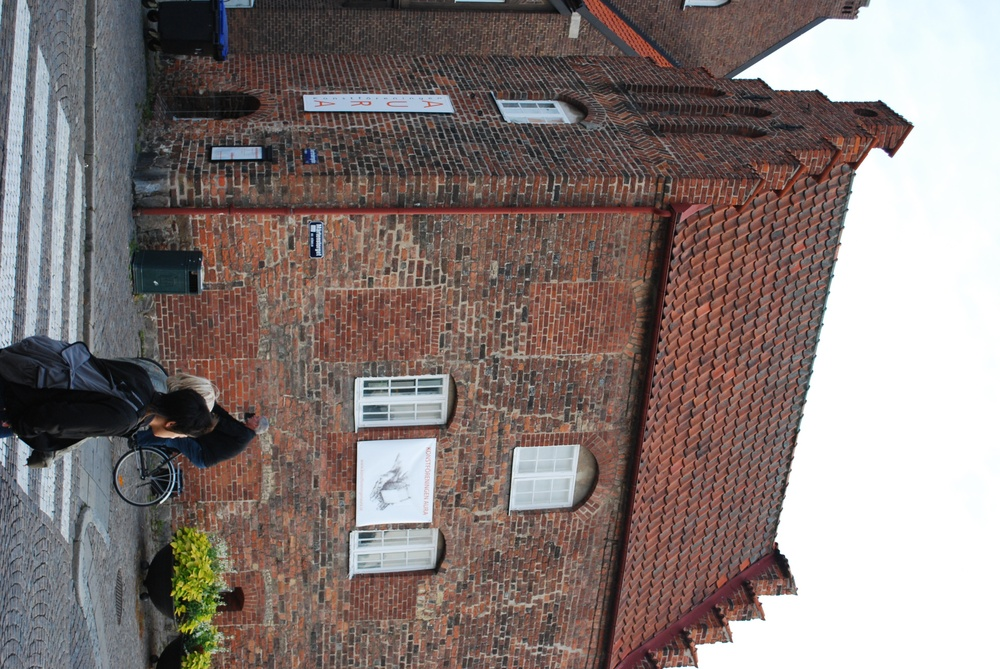
%> input picture Lab/Lab3/house1.jpg, 1000 x 669 px, shrunk from 3872 x 2592 before the run
$ octave lab3.m   (GNU Octave 9; MATLAB toolbox functions it lacks are replaced by stand-ins)
%> lines starting %> are read from the running program, lines starting %| are printed output that depends on the picture
### Lab/Lab3/checkDepths.m
function positive = checkDepths(Ps, X)
%> called with X = [0.844; 0.758; 0.421]
%takes N camera matrices, Ps, and a 3D point, X and checks the depth of X
%in each of the cameras.
% inputs multiple cells of camera matrixs
% outputs boolean values
lambda = true(length(Ps),1); % initialization
for i = 1:length(Ps)
    lambdax = Ps{i}*[X;1];
    % make decision based on the last entry
    lambda(i) = lambdax(end);
end
% if lambda is negative, return false
lambda(lambda<0) = false;
positive = lambda;
end

### Lab/Lab3/reprojectionErrors.m
function errors = reprojectionErrors(Ps, xs, X)
%> called with xs = [356.5 132.8; 214.2 136.7], X = [0.844; 0.758; 0.421]
%takes N camera matrices, Ps, N image points, xs, and a 3D point, X and
%computes a vector with the reprojection errors
N = length(Ps);
x_hat = zeros(2,N); % initialization
errors = zeros(N,1);
for i = 1:N
    lambdax = Ps{i}*[X;1];
    % derive the estimated image point
    x_hat(:,i) = [lambdax(1)/lambdax(3);lambdax(2)/lambdax(3)];
    % calculate the absolute residual error
    errors(i) = norm(xs(:,i) - x_hat(:,i));
end
% If a point has negative depth, set the reprojection error to Inf.
errors(checkDepths(Ps, X) == false) = Inf;
end

### Lab/Lab3/computeResiduals.m
function all_residuals = computeResiduals(Ps, xs, X)
%> called with xs = [356.5 132.8; 214.2 136.7], X = [0.844; 0.758; 0.421]
%takes a cell list with N cameras, a 2 ? N array of image points and a
%3 * 1 array X and computes a 2N ? 1 array with all the reprojection
%residuals stacked into a single vector/array.
N = length(Ps);
x_hat = zeros(2,N); % initialization
all_residuals = zeros(2*N,1);
for i = 1:N
    lambdax = Ps{i}*[X;1];
    % derive the estimated image point
    x_hat(:,i) = [lambdax(1)/lambdax(3);lambdax(2)/lambdax(3)];
    % calculate the residuals
    all_residuals(2*i-1:2*i) = xs(:,i) - x_hat(:,i);
end

### Lab/Lab3/readAsGrayScale.m
function [ grayImage ] = readAsGrayScale( imagePath )
%> called with imagePath = 'house1.jpg'
image = im2double(imread(imagePath));
grayImage = mean(image,3);
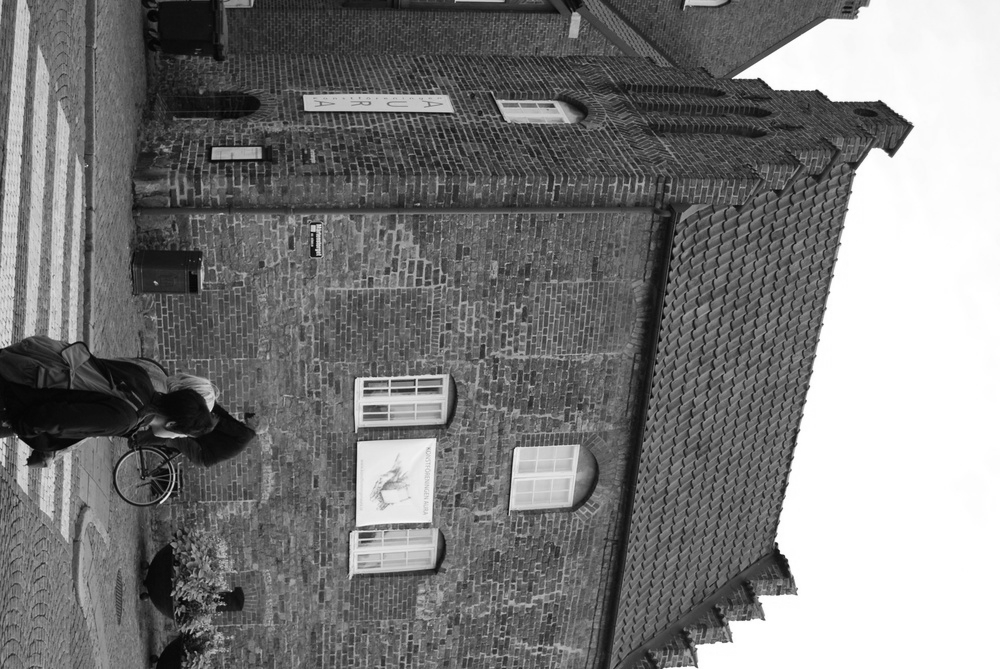
%> grayImage: size 669x1000 double; min 0.00915, max 1, mean 0.488
%> call 2 of readAsGrayScale, with imagePath = 'house2.jpg'
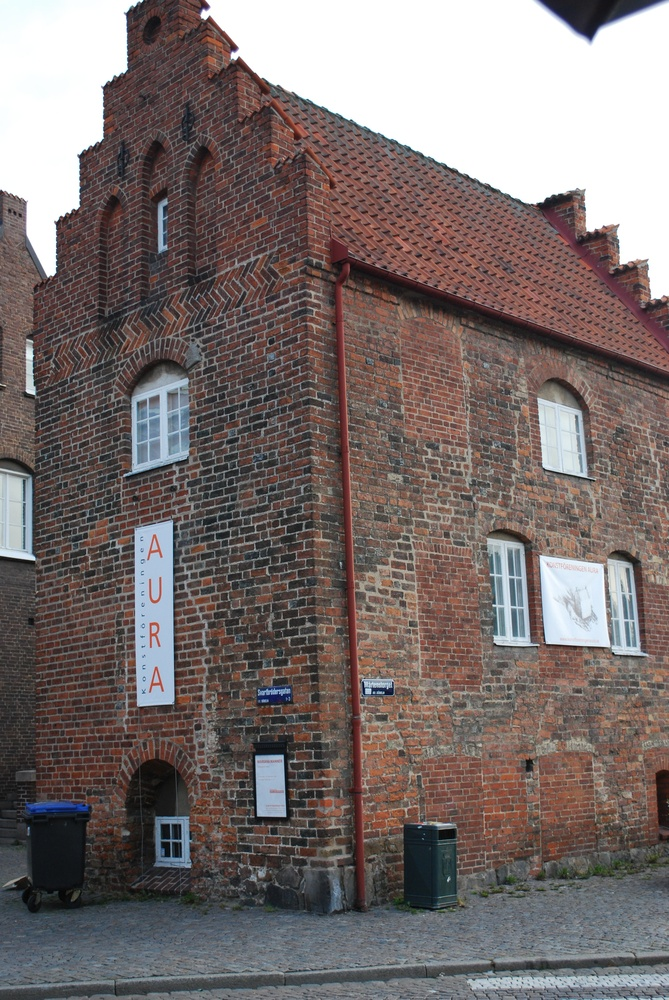
%> input picture Lab/Lab3/house2.jpg, 669 x 1000 px, shrunk from 2592 x 3872 before the run
%> in readAsGrayScale (call 2), `grayImage = mean(image,3);`:
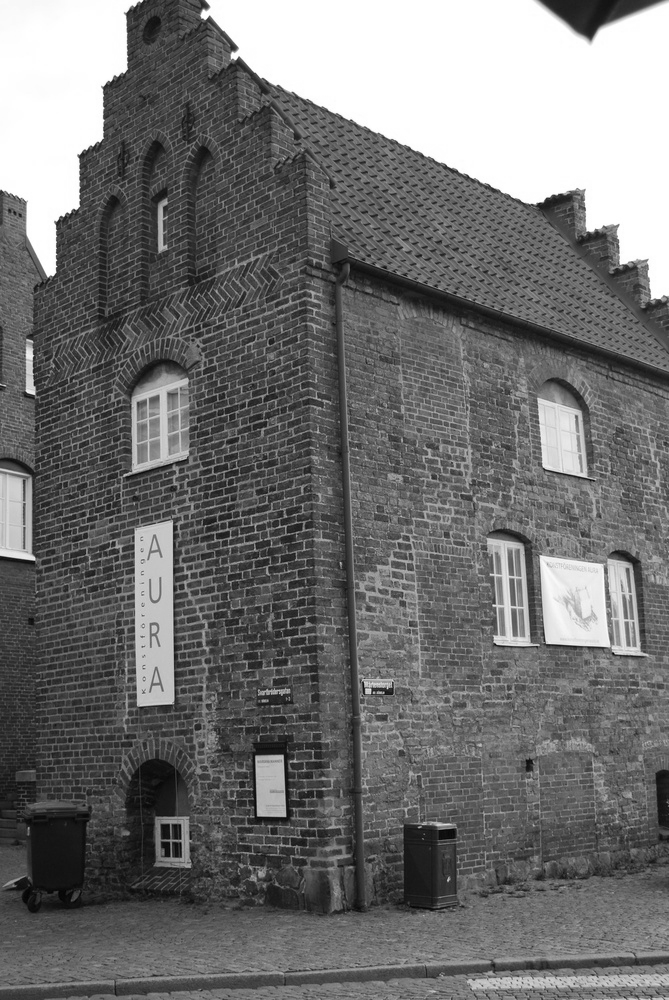
%> grayImage: size 1000x669 double; min 0.00784, max 1, mean 0.447
end

### Lab/Lab3/vlfiles64/extractFeatures64.m
function [frames,descriptors] = extractFeatures64(img, upright)
%> called with upright = false
% This functions builds SIFT-descriptors around interest points defined by
% input varaible points.
% INPUT:
% img - the grayscale image.
% points - a 3xN matrix. Each point is one column in this matrix,
% like this: [row; column; scale]
% OUTPUT:
% frames - a 4xM matrix containing point data [row; column; scale;
% orientation].
% descriptors - a 128xM matrix, where the i-th column is the
% SIFT-descriptor for the i-th point in output frames.
%
% This file is based on VLSIFT-functions.

if nargin < 2
	upright = false;
end

% Set up image.
img = single(img) / max(img(:));

% Perform extraction
[frames,descriptors] = vl_sift(img);

if upright
    frames(4,:)=0;
	[frames,descriptors] = vl_sift(img, 'Frames', frames);
end
frames = frames([2 1 3 4],:);

% Normalize descriptors.
descriptors = single(descriptors);
for i = 1:size(descriptors,2)
    nn = norm(descriptors(:,i));
    if (nn > 0)
    	descriptors(:,i) = descriptors(:,i)/nn;
    end
end

### Lab/Lab3/triangulationTestCase.m
function [Ps, xs, X_true] = triangulationTestCase(noise)


X_true = rand(3,1);

C1 = rand(3,1) + [0;0;-4];
C2 = rand(3,1) + [0;0;-4];

K = diag([2000 2000 1]);

Ps{1} = K*smallRotation(0.1)*[eye(3) -C1];
Ps{2} = K*smallRotation(0.1)*[eye(3) -C2];

xs(:,1) = Ps{1}*[X_true; 1];
xs(:,2) = Ps{2}*[X_true; 1];

xs(:,1) = xs(:,1)/xs(3,1) + noise*randn(3,1);
xs(:,2) = xs(:,2)/xs(3,2) + noise*randn(3,1);

xs(3,:) = [];


function R = smallRotation(max_angle)

axis = randn(3,1);
axis = axis/norm(axis);
angle = max_angle*rand;
s = axis*angle;

R = expm([0 -s(3) s(2);s(3) 0 -s(1); -s(2) s(1) 0]);

### Lab/Lab3/extractSIFT.m
function [points,descriptors] = extractSIFT(img, upright)
% descriptors = extractSIFT(img, upright)
%
% This functions finds SIFT points and descriptors
% INPUT:
% img - a grayscale image in datatype single or double.
% OUTPUT:
% points - a 2xN matrix
% descriptors - a Nx128 matrix, where the i-th row is the
% SIFT-descriptor for the i-th point
% The descriptors are normalized to unit length.
%
% The code is borrowed from VLFEAT.

if nargin < 2
	upright = false;
end

% Some checks.
if size(img,3) >1
    img = mean(img,3);
	warning('Converting to grayscale');
end

% Add a path to the subdirectory where VLFEAT-functions are placed.
% Try to figure out if a 32 or 64 bit version is used.
cc = computer;
if strcmp(cc(end-1:end),'32')
    thisDir = fileparts(mfilename('fullpath'));
 	oldPath = addpath([thisDir filesep 'vlfiles32']);
	[points,descriptors] = extractFeatures32(img, upright);
else
    thisDir = fileparts(mfilename('fullpath'));
 	oldPath = addpath([thisDir filesep 'vlfiles64']);
	[points,descriptors] = extractFeatures64(img, upright);
end

path(oldPath);

points = points(1:2,:);
descriptors = descriptors';

### Lab/Lab3/house.m
clc;clear
load('house.mat');
% read image from gray scale
house1 = readAsGrayScale('house1.jpg');
house2 = readAsGrayScale('house2.jpg');
% extract SIFT points
[points1,f1] = extractSIFT(house1);
[points2,f2] = extractSIFT(house2);
% match SIFT points
indexPairs = matchFeatures(f1,f2,'Method',...
    'Approximate','MaxRatio',0.9,'MatchThreshold',100);
% get matched points
house1Matched = points1(:,indexPairs(:, 1));
house2Matched = points2(:,indexPairs(:, 2));
% store color infomation
house1 = im2double(imread('house1.jpg'));
colorInfo = zeros(length(house1Matched),3);
X = zeros(3,length(house1Matched));
X_new = zeros(3,1);
colorInfo_new = zeros(1,3);
k = 1;
% implement minimal trangulation
for i = 1:length(house1Matched)
    position = round(house1Matched(:,i));
    colorInfo(i,:) = house1(position(1),position(2),:);
    xs = [house1Matched(:,i) house2Matched(:,i)];
    X(:,i) = minimalTriangulation(Ps, xs);
    errors = reprojectionErrors(Ps, xs, X(:,i));
    nbr_outliers = length(find(errors > 10));
    if nbr_outliers == 0
        X_new(:,k) = X(:,i);
        colorInfo_new(k,:) = colorInfo(i,:);
        k = k+1;
    end
end

[X_new,removed_indices] = cleanForPlot(X_new);
colorInfo_new(removed_indices,:) = [];
scatter3(X_new(2,:),X_new(3,:),X_new(1,:),2,colorInfo_new);

### Lab/Lab3/lab3.m
%% Ex 3.1
noise = 0; % standard deviation of noise level
[Ps, xs, X_true] = triangulationTestCase(noise);
%% Ex 3.2
positive = checkDepths(Ps, X_true);
%% Ex 3.3
errors = reprojectionErrors(Ps, xs, X_true);
%% Ex 3.6
% ri(X) = (aiX/ciX;biX/ciX)-xi, if ciX > 0
%% Ex 3.7
all_residuals = computeResiduals(Ps, xs, X_true);
%% Ex 3.13
run('house.m');
%> (this line was passed over: vl_sift is not available in this run)
